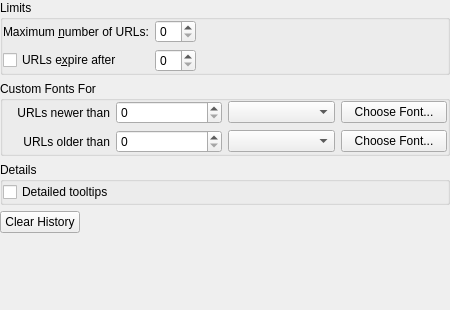
<ui version="4.0" >
 <class>KonqSidebarHistoryDlg</class>
 <widget class="QWidget" name="KonqSidebarHistoryDlg" >
  <property name="geometry" >
   <rect>
    <x>0</x>
    <y>0</y>
    <width>450</width>
    <height>310</height>
   </rect>
  </property>
  <layout class="QVBoxLayout" >
   <property name="margin" >
    <number>0</number>
   </property>
   <item>
    <widget class="QGroupBox" name="gbLimits" >
     <property name="title" >
      <string>Limits</string>
     </property>
     <layout class="QGridLayout" >
      <property name="margin" >
       <number>0</number>
      </property>
      <item row="1" column="2" >
       <spacer name="Spacer1" >
        <property name="orientation" >
         <enum>Qt::Horizontal</enum>
        </property>
        <property name="sizeType" >
         <enum>QSizePolicy::Expanding</enum>
        </property>
        <property name="sizeHint" stdset="0" >
         <size>
          <width>240</width>
          <height>16</height>
         </size>
        </property>
       </spacer>
      </item>
      <item row="1" column="0" >
       <widget class="QCheckBox" name="cbExpire" >
        <property name="text" >
         <string>URLs e&amp;xpire after</string>
        </property>
       </widget>
      </item>
      <item row="1" column="1" >
       <widget class="QSpinBox" name="spinExpire" />
      </item>
      <item row="0" column="0" >
       <widget class="QLabel" name="lEntries" >
        <property name="text" >
         <string>Maximum &amp;number of URLs:</string>
        </property>
        <property name="wordWrap" >
         <bool>false</bool>
        </property>
        <property name="buddy" >
         <cstring>spinEntries</cstring>
        </property>
       </widget>
      </item>
      <item row="0" column="1" >
       <widget class="QSpinBox" name="spinEntries" />
      </item>
     </layout>
    </widget>
   </item>
   <item>
    <widget class="QGroupBox" name="gbFonts" >
     <property name="title" >
      <string>Custom Fonts For</string>
     </property>
     <layout class="QGridLayout" >
      <property name="margin" >
       <number>0</number>
      </property>
      <item row="0" column="1" >
       <widget class="QSpinBox" name="spinNewer" />
      </item>
      <item row="1" column="1" >
       <widget class="QSpinBox" name="spinOlder" />
      </item>
      <item row="1" column="2" >
       <widget class="QComboBox" name="comboOlder" />
      </item>
      <item row="0" column="0" >
       <widget class="QLabel" name="lbNewer" >
        <property name="text" >
         <string>URLs newer than</string>
        </property>
        <property name="alignment" >
         <set>Qt::AlignRight|Qt::AlignTrailing|Qt::AlignVCenter</set>
        </property>
        <property name="wordWrap" >
         <bool>false</bool>
        </property>
       </widget>
      </item>
      <item row="0" column="2" >
       <widget class="QComboBox" name="comboNewer" />
      </item>
      <item row="1" column="3" >
       <widget class="QPushButton" name="btnFontOlder" >
        <property name="text" >
         <string>Choose Font...</string>
        </property>
       </widget>
      </item>
      <item row="1" column="0" >
       <widget class="QLabel" name="lbOlder" >
        <property name="text" >
         <string>URLs older than</string>
        </property>
        <property name="alignment" >
         <set>Qt::AlignRight|Qt::AlignTrailing|Qt::AlignVCenter</set>
        </property>
        <property name="wordWrap" >
         <bool>false</bool>
        </property>
       </widget>
      </item>
      <item row="0" column="3" >
       <widget class="QPushButton" name="btnFontNewer" >
        <property name="text" >
         <string>Choose Font...</string>
        </property>
       </widget>
      </item>
     </layout>
    </widget>
   </item>
   <item>
    <widget class="QGroupBox" name="gbDetails" >
     <property name="title" >
      <string>Details</string>
     </property>
     <layout class="QHBoxLayout" >
      <property name="margin" >
       <number>0</number>
      </property>
      <item>
       <widget class="QCheckBox" name="cbDetailedTips" >
        <property name="toolTip" >
         <string>Shows the number of times visited and the dates of the first and last visits, in addition to the URL</string>
        </property>
        <property name="text" >
         <string>Detailed tooltips</string>
        </property>
       </widget>
      </item>
     </layout>
    </widget>
   </item>
   <item>
    <layout class="QHBoxLayout" >
     <property name="margin" >
      <number>0</number>
     </property>
     <item>
      <widget class="QPushButton" name="btnClearHistory" >
       <property name="text" >
        <string>Clear History</string>
       </property>
      </widget>
     </item>
     <item>
      <spacer name="Spacer3" >
       <property name="orientation" >
        <enum>Qt::Horizontal</enum>
       </property>
       <property name="sizeType" >
        <enum>QSizePolicy::Expanding</enum>
       </property>
       <property name="sizeHint" stdset="0" >
        <size>
         <width>418</width>
         <height>0</height>
        </size>
       </property>
      </spacer>
     </item>
    </layout>
   </item>
   <item>
    <spacer name="Spacer2" >
     <property name="orientation" >
      <enum>Qt::Vertical</enum>
     </property>
     <property name="sizeType" >
      <enum>QSizePolicy::Expanding</enum>
     </property>
     <property name="sizeHint" stdset="0" >
      <size>
       <width>16</width>
       <height>30</height>
      </size>
     </property>
    </spacer>
   </item>
  </layout>
 </widget>
 <layoutdefault spacing="6" margin="0" />
 <layoutfunction spacing="KDialog::spacingHint" margin="KDialog::marginHint" />
  <resources/>
 <connections/>
</ui>
